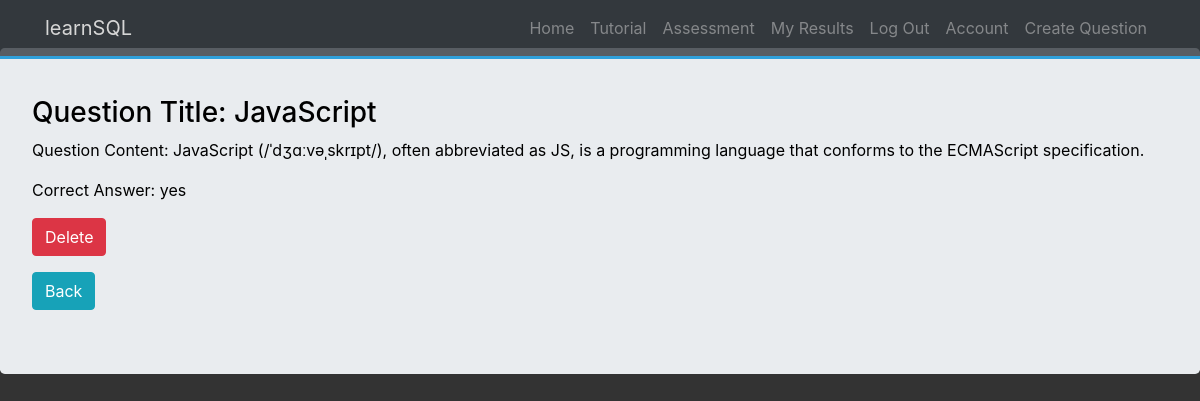
The app's page /1 (signed in), older data.
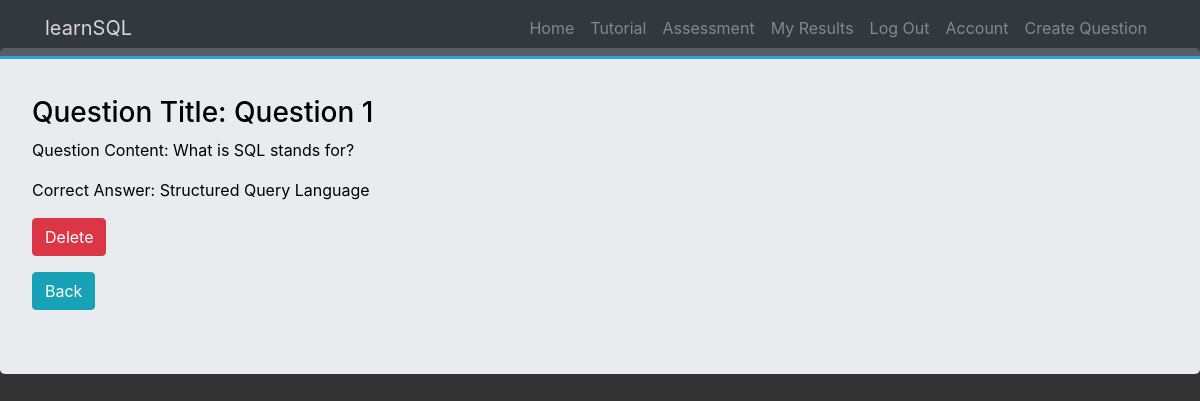
The same page, newer data.
### OnlineAssessment/models.py (models this page shows, shortened)
class Question(db.Model):
    __tablename__ = 'questions'
    id = db.Column(db.Integer, primary_key=True)
    title = db.Column(db.String(140), nullable=False)
    content = db.Column(db.String(140), nullable=False)
    answers = db.relationship('Answer', backref='question', lazy=True)
    correct_answer = db.Column(db.String(140), nullable=False)

### OnlineAssessment/questions/views.py (the view)
@questions.route('/<int:question_id>', methods=['GET', 'POST'])
@login_required
def question(question_id):
    question = Question.query.get_or_404(question_id)
    form = DeleteQuestionForm()
    if form.validate_on_submit():
        db.session.delete(question)
        db.session.commit()
        flash("Question Deleted.")
        return redirect(url_for('questions.create_question'))
    return render_template('question.html', question=question, form=form)

### OnlineAssessment/questions/forms.py
class DeleteQuestionForm(FlaskForm):
    submit = SubmitField('Delete')

### OnlineAssessment/models.py (called while the page is built)
@login_manager.user_loader
def load_user(user_id):
    return User.query.get(user_id)

### OnlineAssessment/templates/question.html (shortened to what this page needs)
{% extends "base.html" %}
{% block content %}
<div class="jumbotron mt-5 pt-5" style="color: black;">
  <h3>Question Title: {{ question.title }}</h3>
  <p>Question Content: {{question.content}}</p>
  <p>Correct Answer: {{question.correct_answer}}</p>
  <div class="form-group">
  <form action="{{ url_for('questions.question', question_id=question.id) }}" method="post">
    {{ form.submit(class="btn btn-danger") }}
  </form>
  </div>
  <a class="btn btn-info" href="{{ url_for('core.index') }}">Back</a>
</div>
{% endblock content %}

### OnlineAssessment/templates/base.html (shortened to what this page needs)
<!DOCTYPE html>
<html lang="en">
<head>
	<link rel="stylesheet" href="https://maxcdn.bootstrapcdn.com/bootstrap/4.0.0/css/bootstrap.min.css"
>
	<link rel="stylesheet" href="{{ url_for('static', filename='index.css') }}">
</head>
<body>
	<nav class="navbar navbar-expand-sm bg-dark navbar-dark fixed-top" id="main-nav">
		<div class="container">
			<a href="{{ url_for('core.index') }}" class="navbar-brand">learnSQL</a>
			<div class="collapse navbar-collapse" id="navbarCollapse">
				<ul class="navbar-nav ml-auto">
					<li class="nav-item">
						<a class="nav-link" href="{{ url_for('core.index') }}">Home</a>
					</li>
					{% if current_user.is_authenticated %}
					<li class="nav-item"><a class="nav-link" href="{{ url_for('core.tutorial') }}">Tutorial</a></li>
					<li class="nav-item"><a class="nav-link" href="{{ url_for('tests.assessment') }}">Assessment</a>
					</li>
					<li class="nav-item"><a class="nav-link" href="{{ url_for('tests.my_results') }}">My Results</a>
					</li>
					<li class="nav-item"><a class="nav-link" href="{{ url_for('users.logout') }}">Log Out</a></li>
					<li class="nav-item"><a class="nav-link" href="{{ url_for('users.account') }}">Account</a></li>
					{% if current_user.role == 'ADMIN' %}
					<li class="nav-item"><a class="nav-link" href="{{ url_for('questions.create_question') }}">Create
							Question</a></li>
					{% endif %}
					{% else %}
					<li class="nav-item"><a class="nav-link" href="{{ url_for('users.login') }}">Log In</a></li>
					<li class="nav-item"><a class="nav-link" href="{{ url_for('users.register') }}">Register</a></li>
					{% endif %}
				</ul>
			</div>
		</div>
	</nav>
	<div>
		{% block content %}
		{% endblock %}
	</div>
</body>
</html>

### OnlineAssessment/static/index.css (style rules this page uses)
body { background: #333; color: #fff; }
.navbar { border-bottom: #008ed6 3px solid; opacity: 0.8; }

Row changes from the older to the newer data that the page shows:
changed Question: title "JavaScript" → "Question 1"; content "JavaScript (/ˈdʒɑːvəˌskrɪpt/), often abbreviated as JS, is a programming language that conforms to the ECMAScript specification." → "What is SQL stands for?"; correct_answer "yes" → "Structured Query Language"
